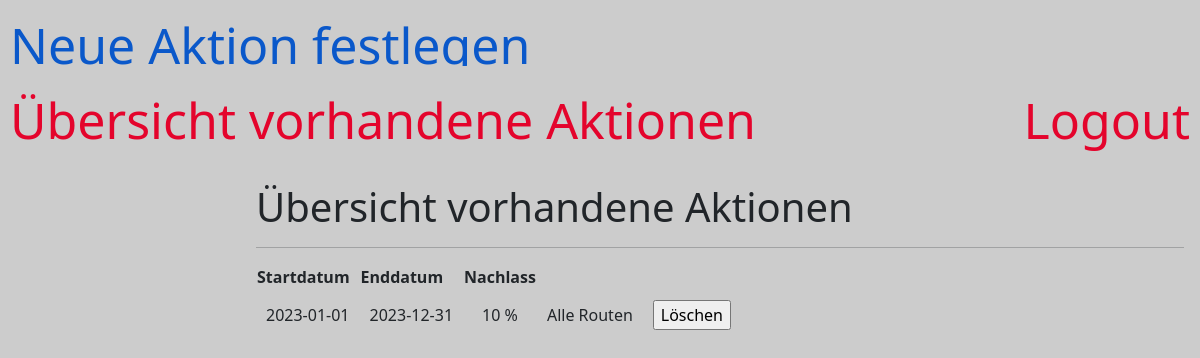
The app's page /overview (signed in), older data.
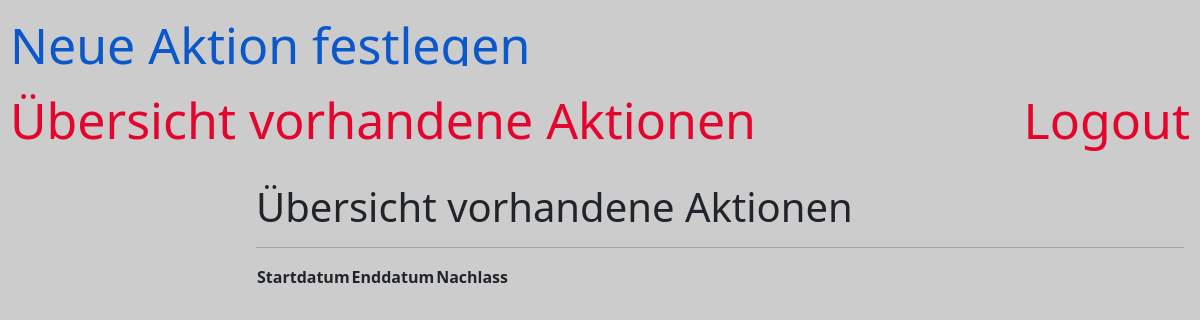
The same page, newer data.
### app/models.py (models this page shows, shortened)
class Promotion(db.Model):
    id = db.Column(db.Integer, primary_key=True)
    start_date = db.Column(db.Date)
    end_date = db.Column(db.Date)
    sale = db.Column(db.Integer)
    all_routes = db.Column(db.Boolean, default=False)
    route_id = db.Column(db.Integer)

### app/routes.py (the view)
@app.route('/overview', methods=['GET', 'POST'])
@requires_access('admin')
@login_required
def overview():
    promotions = Promotion.query.all()
    return render_template('overview.html', title='Übersicht vorhandene Aktionen', promotions=promotions)

### app/admin.py (called while the page is built)
def requires_access(access_level):
    def decorator(f):
        @wraps(f)
        def decorated_function(*args, **kwargs):
            user = User.query.filter_by(username=current_user.username).first_or_404()
            if access_level == 'admin' and not user.is_admin():
                flash("Kein Zugang.")
                return redirect(url_for('logout'))
            elif access_level == 'user' and user.is_admin():
                flash("Kein Zugang.")
                return redirect(url_for('logout'))
            return f(*args, **kwargs)
        return decorated_function
    return decorator

### app/models.py (called while the page is built)
@login.user_loader
def load_user(id):
    return User.query.get(int(id))

    def is_admin(self):
        return self.access == 'admin'

### app/templates/overview.html
{% extends "base.html" %}
{% set active_page = 'overview' %}
{% block content %}
<h1>Übersicht vorhandene Aktionen</h1>
<hr>
<table class="default">
    <tr>
        <th>Startdatum</th>
        <th>Enddatum</th>
        <th>Nachlass</th>
        <th></th>
        <th></th>
    </tr>
    {% for promo in promotions %}
    <tr class="default">
        <td>{{ promo.start_date }}</td>
        <td>{{ promo.end_date }}</td>
        <td>{{ promo.sale }} %</td>
        {% if promo.all_routes %}
        <td>Alle Routen</td>
        {% else %}
        <td>{{ promo.get_route_name() }}</td>
        {% endif %}
        <td>
            <input type="button"
                   onclick="window.location.href='{{ url_for('cancelpromo', promotionid=promo.id ) }}';"
                   value="Löschen">
        </td>
    </tr>
    {% endfor %}
</table>
{% endblock %}

### app/templates/base.html (shortened to what this page needs)
<!doctype html>
<html lang="">
<head>
    <link href="https://cdn.jsdelivr.net/npm/bootstrap@5.2.2/dist/css/bootstrap.min.css"
          rel="stylesheet"
>
</head>
<body>
{% if current_user.is_anonymous %}
<ul class="navbar">
    <li><a class="{{ 'navbar_active' if active_page=='timetable_page' else ''}}"
           href="{{url_for('timetable')}}"><i class='fas fa-paste'></i> Fahrplan</a></li>
</ul>
{% else %}
<ul class="navbar">
    {% if current_user.is_admin() %}
    <li><a class="{{ 'navbar_active' if active_page=='promotion' else ''}}"
           href="{{url_for('promotion')}}"> Neue Aktion festlegen</a></li>
    <li><a class="{{ 'navbar_active' if active_page=='overview' else ''}}"
           href="{{url_for('overview')}}"> Übersicht vorhandene Aktionen</a></li>
    {% endif %}
    <li><a class="{{ 'navbar_active' if active_page=='login_page' else ''}}" href="{{url_for('logout')}}"> Logout</a></li>
</ul>
<div style="margin-left:20%;padding:1px 16px;height:1000px;">
    {% endif %}
    {% block content %}{% endblock %}
</div>
</body>
</html>

### app/templates/base.html (style rules this page uses)
body { background-color: #cccccc; }
ul.navbar { list-style-type: none; height: 100%; }
li a { padding: 20px 10px; text-decoration: none; color: #e4042c; font-size: 50px; background-color: #cccccc; }

Row changes from the older to the newer data that the page shows:
removed Promotion: start_date "2023-01-01", end_date "2023-12-31", sale "10", all_routes "Alle Routen"
